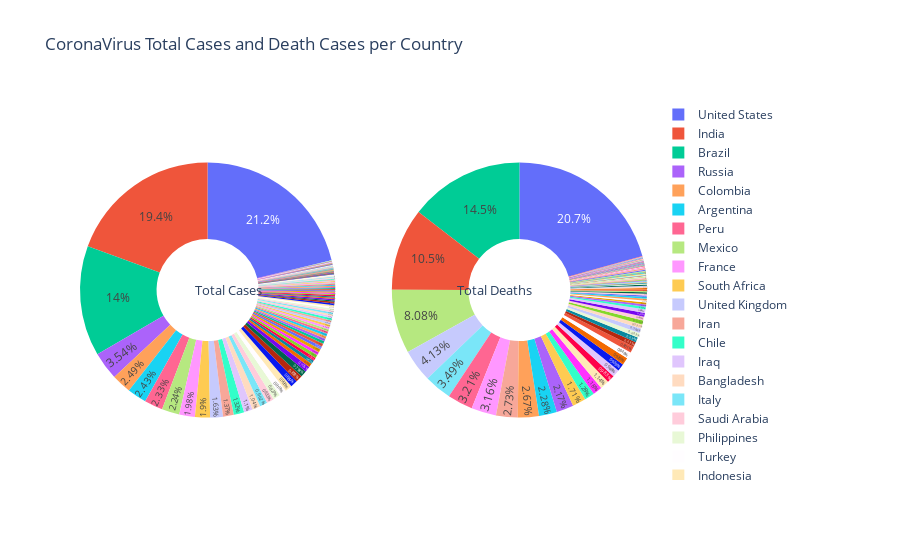

Notebook code cell kept with this figure:
### Code cell
# Visualizing the data

from plotly.subplots import make_subplots

labels = full_data_total['location'].tolist()

values1 = full_data_total['total_cases'].tolist()
values2 = full_data_total['total_deaths'].tolist()

# Create subplots: use 'domain' type for Pie subplot
fig = make_subplots(rows=1, cols=2, specs=[[{'type':'domain'}, {'type':'domain'}]])

fig.add_trace(go.Pie(labels=labels, values=values1, name="Total Cases"),
              1, 1)
fig.add_trace(go.Pie(labels=labels, values=values2, name="Total Deaths"),
              1, 2)

# Use `hole` to create a donut-like pie chart
fig.update_traces(hole=.4, hoverinfo="label+percent+name", textposition='inside')

fig.update_layout(
    autosize=True,
    title_text="CoronaVirus Total Cases and Death Cases per Country",
    # Add annotations in the center of the donut pies.
    annotations=[
                 dict(text='Total Cases', x=0.2, y=0.5, font_size=13, showarrow=False),
                dict(text='Total Deaths', x=0.8, y=0.5, font_size=13, showarrow=False)])
fig.show()

### Figure 1 — Plotly figure (JSON) as saved in the notebook; plotly's stock layout.template omitted (floating-point values rounded to 4 significant figures; data arrays with more than 128 entries replaced by an {"elided": "..."} marker saying what was removed)
{"data": [{"domain": {"x": [0, 0.45], "y": [0, 1]}, "hole": 0.4, "hoverinfo": "label+percent+name", "labels": {"elided": "207 str values"}, "name": "Total Cases", "textposition": "inside", "type": "pie", "values": {"elided": "207 int values"}}, {"domain": {"x": [0.55, 1], "y": [0, 1]}, "hole": 0.4, "hoverinfo": "label+percent+name", "labels": {"elided": "207 str values"}, "name": "Total Deaths", "textposition": "inside", "type": "pie", "values": {"elided": "207 int values"}}], "layout": {"annotations": [{"font": {"size": 13}, "showarrow": false, "text": "Total Cases", "x": 0.2, "y": 0.5}, {"font": {"size": 13}, "showarrow": false, "text": "Total Deaths", "x": 0.8, "y": 0.5}], "autosize": true, "title": {"text": "CoronaVirus Total Cases and Death Cases per Country"}}}
